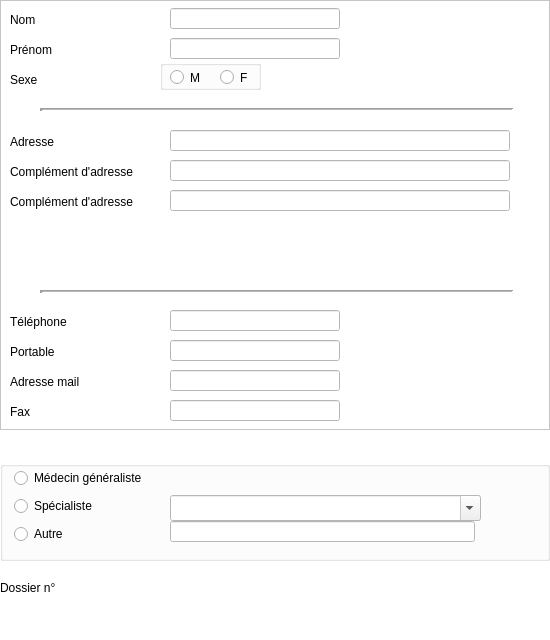
<?xml version="1.0" encoding="UTF-8"?>
<ui version="4.0">
 <class>dlg_identificationcorresp</class>
 <widget class="QDialog" name="dlg_identificationcorresp">
  <property name="windowModality">
   <enum>Qt::ApplicationModal</enum>
  </property>
  <property name="geometry">
   <rect>
    <x>0</x>
    <y>0</y>
    <width>550</width>
    <height>640</height>
   </rect>
  </property>
  <property name="sizePolicy">
   <sizepolicy hsizetype="Fixed" vsizetype="Fixed">
    <horstretch>0</horstretch>
    <verstretch>0</verstretch>
   </sizepolicy>
  </property>
  <property name="minimumSize">
   <size>
    <width>0</width>
    <height>0</height>
   </size>
  </property>
  <property name="maximumSize">
   <size>
    <width>16777215</width>
    <height>16777215</height>
   </size>
  </property>
  <property name="palette">
   <palette>
    <active>
     <colorrole role="Base">
      <brush brushstyle="SolidPattern">
       <color alpha="255">
        <red>255</red>
        <green>255</green>
        <blue>255</blue>
       </color>
      </brush>
     </colorrole>
     <colorrole role="Window">
      <brush brushstyle="SolidPattern">
       <color alpha="255">
        <red>255</red>
        <green>255</green>
        <blue>255</blue>
       </color>
      </brush>
     </colorrole>
    </active>
    <inactive>
     <colorrole role="Base">
      <brush brushstyle="SolidPattern">
       <color alpha="255">
        <red>255</red>
        <green>255</green>
        <blue>255</blue>
       </color>
      </brush>
     </colorrole>
     <colorrole role="Window">
      <brush brushstyle="SolidPattern">
       <color alpha="255">
        <red>255</red>
        <green>255</green>
        <blue>255</blue>
       </color>
      </brush>
     </colorrole>
    </inactive>
    <disabled>
     <colorrole role="Base">
      <brush brushstyle="SolidPattern">
       <color alpha="255">
        <red>255</red>
        <green>255</green>
        <blue>255</blue>
       </color>
      </brush>
     </colorrole>
     <colorrole role="Window">
      <brush brushstyle="SolidPattern">
       <color alpha="255">
        <red>255</red>
        <green>255</green>
        <blue>255</blue>
       </color>
      </brush>
     </colorrole>
    </disabled>
   </palette>
  </property>
  <property name="windowTitle">
   <string>Identification correspondant</string>
  </property>
  <property name="styleSheet">
   <string notr="true"/>
  </property>
  <widget class="QFrame" name="Principalframe">
   <property name="geometry">
    <rect>
     <x>0</x>
     <y>0</y>
     <width>550</width>
     <height>430</height>
    </rect>
   </property>
   <property name="minimumSize">
    <size>
     <width>550</width>
     <height>430</height>
    </size>
   </property>
   <property name="maximumSize">
    <size>
     <width>550</width>
     <height>430</height>
    </size>
   </property>
   <property name="frameShape">
    <enum>QFrame::StyledPanel</enum>
   </property>
   <property name="frameShadow">
    <enum>QFrame::Raised</enum>
   </property>
   <widget class="UpLineEdit" name="FaxlineEdit">
    <property name="geometry">
     <rect>
      <x>170</x>
      <y>400</y>
      <width>170</width>
      <height>21</height>
     </rect>
    </property>
    <property name="maxLength">
     <number>15</number>
    </property>
   </widget>
   <widget class="UpLineEdit" name="TellineEdit">
    <property name="geometry">
     <rect>
      <x>170</x>
      <y>310</y>
      <width>170</width>
      <height>21</height>
     </rect>
    </property>
    <property name="maxLength">
     <number>17</number>
    </property>
   </widget>
   <widget class="Line" name="line_2">
    <property name="geometry">
     <rect>
      <x>40</x>
      <y>290</y>
      <width>475</width>
      <height>3</height>
     </rect>
    </property>
    <property name="frameShadow">
     <enum>QFrame::Sunken</enum>
    </property>
    <property name="lineWidth">
     <number>3</number>
    </property>
    <property name="midLineWidth">
     <number>1</number>
    </property>
    <property name="orientation">
     <enum>Qt::Horizontal</enum>
    </property>
   </widget>
   <widget class="UpLineEdit" name="NomlineEdit">
    <property name="geometry">
     <rect>
      <x>170</x>
      <y>8</y>
      <width>170</width>
      <height>21</height>
     </rect>
    </property>
    <property name="focusPolicy">
     <enum>Qt::StrongFocus</enum>
    </property>
    <property name="contextMenuPolicy">
     <enum>Qt::DefaultContextMenu</enum>
    </property>
    <property name="maxLength">
     <number>45</number>
    </property>
   </widget>
   <widget class="QLabel" name="NNIlabel">
    <property name="geometry">
     <rect>
      <x>10</x>
      <y>404</y>
      <width>145</width>
      <height>16</height>
     </rect>
    </property>
    <property name="text">
     <string>Fax</string>
    </property>
   </widget>
   <widget class="UpLineEdit" name="MaillineEdit">
    <property name="geometry">
     <rect>
      <x>170</x>
      <y>370</y>
      <width>170</width>
      <height>21</height>
     </rect>
    </property>
    <property name="maxLength">
     <number>45</number>
    </property>
   </widget>
   <widget class="QLabel" name="Prenomlabel">
    <property name="geometry">
     <rect>
      <x>10</x>
      <y>42</y>
      <width>145</width>
      <height>16</height>
     </rect>
    </property>
    <property name="text">
     <string>Prénom</string>
    </property>
   </widget>
   <widget class="QLabel" name="Adresse2label">
    <property name="geometry">
     <rect>
      <x>10</x>
      <y>164</y>
      <width>145</width>
      <height>16</height>
     </rect>
    </property>
    <property name="text">
     <string>Complément d'adresse</string>
    </property>
   </widget>
   <widget class="QLabel" name="Maillabel">
    <property name="geometry">
     <rect>
      <x>10</x>
      <y>374</y>
      <width>145</width>
      <height>16</height>
     </rect>
    </property>
    <property name="text">
     <string>Adresse mail</string>
    </property>
   </widget>
   <widget class="UpLineEdit" name="PrenomlineEdit">
    <property name="geometry">
     <rect>
      <x>170</x>
      <y>38</y>
      <width>170</width>
      <height>21</height>
     </rect>
    </property>
    <property name="focusPolicy">
     <enum>Qt::StrongFocus</enum>
    </property>
    <property name="contextMenuPolicy">
     <enum>Qt::DefaultContextMenu</enum>
    </property>
    <property name="maxLength">
     <number>45</number>
    </property>
   </widget>
   <widget class="QGroupBox" name="SexegroupBox">
    <property name="geometry">
     <rect>
      <x>160</x>
      <y>60</y>
      <width>101</width>
      <height>30</height>
     </rect>
    </property>
    <property name="title">
     <string/>
    </property>
    <property name="flat">
     <bool>true</bool>
    </property>
    <widget class="QRadioButton" name="MradioButton">
     <property name="geometry">
      <rect>
       <x>10</x>
       <y>5</y>
       <width>35</width>
       <height>25</height>
      </rect>
     </property>
     <property name="focusPolicy">
      <enum>Qt::StrongFocus</enum>
     </property>
     <property name="text">
      <string>M</string>
     </property>
     <property name="autoExclusive">
      <bool>true</bool>
     </property>
    </widget>
    <widget class="QRadioButton" name="FradioButton">
     <property name="geometry">
      <rect>
       <x>60</x>
       <y>5</y>
       <width>35</width>
       <height>25</height>
      </rect>
     </property>
     <property name="focusPolicy">
      <enum>Qt::StrongFocus</enum>
     </property>
     <property name="text">
      <string>F</string>
     </property>
     <property name="autoExclusive">
      <bool>true</bool>
     </property>
    </widget>
   </widget>
   <widget class="QLabel" name="Sexelabel">
    <property name="geometry">
     <rect>
      <x>10</x>
      <y>72</y>
      <width>145</width>
      <height>16</height>
     </rect>
    </property>
    <property name="text">
     <string>Sexe</string>
    </property>
   </widget>
   <widget class="QLabel" name="Adresse3label">
    <property name="geometry">
     <rect>
      <x>10</x>
      <y>194</y>
      <width>145</width>
      <height>16</height>
     </rect>
    </property>
    <property name="text">
     <string>Complément d'adresse</string>
    </property>
   </widget>
   <widget class="UpLineEdit" name="Adresse1lineEdit">
    <property name="geometry">
     <rect>
      <x>170</x>
      <y>130</y>
      <width>340</width>
      <height>21</height>
     </rect>
    </property>
    <property name="maxLength">
     <number>70</number>
    </property>
    <property name="frame">
     <bool>true</bool>
    </property>
   </widget>
   <widget class="QLabel" name="Tellabel">
    <property name="geometry">
     <rect>
      <x>10</x>
      <y>314</y>
      <width>145</width>
      <height>16</height>
     </rect>
    </property>
    <property name="text">
     <string>Téléphone</string>
    </property>
   </widget>
   <widget class="QLabel" name="Portlabel">
    <property name="geometry">
     <rect>
      <x>10</x>
      <y>344</y>
      <width>145</width>
      <height>16</height>
     </rect>
    </property>
    <property name="text">
     <string>Portable</string>
    </property>
   </widget>
   <widget class="UpLineEdit" name="Adresse2lineEdit">
    <property name="geometry">
     <rect>
      <x>170</x>
      <y>160</y>
      <width>340</width>
      <height>21</height>
     </rect>
    </property>
    <property name="maxLength">
     <number>70</number>
    </property>
    <property name="frame">
     <bool>true</bool>
    </property>
   </widget>
   <widget class="UpLineEdit" name="Adresse3lineEdit">
    <property name="geometry">
     <rect>
      <x>170</x>
      <y>190</y>
      <width>340</width>
      <height>21</height>
     </rect>
    </property>
    <property name="maxLength">
     <number>70</number>
    </property>
    <property name="frame">
     <bool>true</bool>
    </property>
   </widget>
   <widget class="QLabel" name="Adresse1label">
    <property name="geometry">
     <rect>
      <x>10</x>
      <y>134</y>
      <width>145</width>
      <height>16</height>
     </rect>
    </property>
    <property name="text">
     <string>Adresse</string>
    </property>
   </widget>
   <widget class="Line" name="line">
    <property name="geometry">
     <rect>
      <x>40</x>
      <y>108</y>
      <width>475</width>
      <height>3</height>
     </rect>
    </property>
    <property name="frameShadow">
     <enum>QFrame::Sunken</enum>
    </property>
    <property name="lineWidth">
     <number>3</number>
    </property>
    <property name="midLineWidth">
     <number>1</number>
    </property>
    <property name="orientation">
     <enum>Qt::Horizontal</enum>
    </property>
   </widget>
   <widget class="QLabel" name="Nomlabel">
    <property name="geometry">
     <rect>
      <x>10</x>
      <y>12</y>
      <width>145</width>
      <height>16</height>
     </rect>
    </property>
    <property name="text">
     <string>Nom</string>
    </property>
   </widget>
   <widget class="UpLineEdit" name="PortablelineEdit">
    <property name="geometry">
     <rect>
      <x>170</x>
      <y>340</y>
      <width>170</width>
      <height>21</height>
     </rect>
    </property>
    <property name="maxLength">
     <number>17</number>
    </property>
   </widget>
  </widget>
  <widget class="QLabel" name="idDossierlabel">
   <property name="geometry">
    <rect>
     <x>0</x>
     <y>580</y>
     <width>240</width>
     <height>16</height>
    </rect>
   </property>
   <property name="text">
    <string>Dossier n°</string>
   </property>
   <property name="textFormat">
    <enum>Qt::AutoText</enum>
   </property>
  </widget>
  <widget class="QGroupBox" name="SpegroupBox">
   <property name="geometry">
    <rect>
     <x>0</x>
     <y>461</y>
     <width>550</width>
     <height>100</height>
    </rect>
   </property>
   <property name="minimumSize">
    <size>
     <width>470</width>
     <height>100</height>
    </size>
   </property>
   <property name="title">
    <string/>
   </property>
   <widget class="QRadioButton" name="MGradioButton">
    <property name="geometry">
     <rect>
      <x>14</x>
      <y>7</y>
      <width>145</width>
      <height>20</height>
     </rect>
    </property>
    <property name="text">
     <string>Médecin généraliste</string>
    </property>
   </widget>
   <widget class="QRadioButton" name="SperadioButton">
    <property name="geometry">
     <rect>
      <x>14</x>
      <y>35</y>
      <width>145</width>
      <height>20</height>
     </rect>
    </property>
    <property name="text">
     <string>Spécialiste</string>
    </property>
   </widget>
   <widget class="QRadioButton" name="AutreradioButton">
    <property name="geometry">
     <rect>
      <x>14</x>
      <y>63</y>
      <width>145</width>
      <height>20</height>
     </rect>
    </property>
    <property name="text">
     <string>Autre</string>
    </property>
   </widget>
   <widget class="QComboBox" name="SpecomboBox">
    <property name="geometry">
     <rect>
      <x>170</x>
      <y>34</y>
      <width>311</width>
      <height>26</height>
     </rect>
    </property>
    <property name="editable">
     <bool>true</bool>
    </property>
    <property name="maxVisibleItems">
     <number>15</number>
    </property>
    <property name="insertPolicy">
     <enum>QComboBox::NoInsert</enum>
    </property>
   </widget>
   <widget class="UpLineEdit" name="AutreupLineEdit">
    <property name="geometry">
     <rect>
      <x>170</x>
      <y>60</y>
      <width>305</width>
      <height>21</height>
     </rect>
    </property>
   </widget>
  </widget>
 </widget>
 <customwidgets>
  <customwidget>
   <class>UpLineEdit</class>
   <extends>QLineEdit</extends>
   <header>uplineedit.h</header>
  </customwidget>
 </customwidgets>
 <tabstops>
  <tabstop>NomlineEdit</tabstop>
  <tabstop>PrenomlineEdit</tabstop>
  <tabstop>MradioButton</tabstop>
  <tabstop>FradioButton</tabstop>
  <tabstop>Adresse1lineEdit</tabstop>
  <tabstop>Adresse2lineEdit</tabstop>
  <tabstop>Adresse3lineEdit</tabstop>
  <tabstop>TellineEdit</tabstop>
  <tabstop>PortablelineEdit</tabstop>
  <tabstop>MaillineEdit</tabstop>
  <tabstop>FaxlineEdit</tabstop>
  <tabstop>MGradioButton</tabstop>
  <tabstop>SperadioButton</tabstop>
  <tabstop>AutreradioButton</tabstop>
  <tabstop>SpecomboBox</tabstop>
 </tabstops>
 <resources/>
 <connections/>
</ui>
